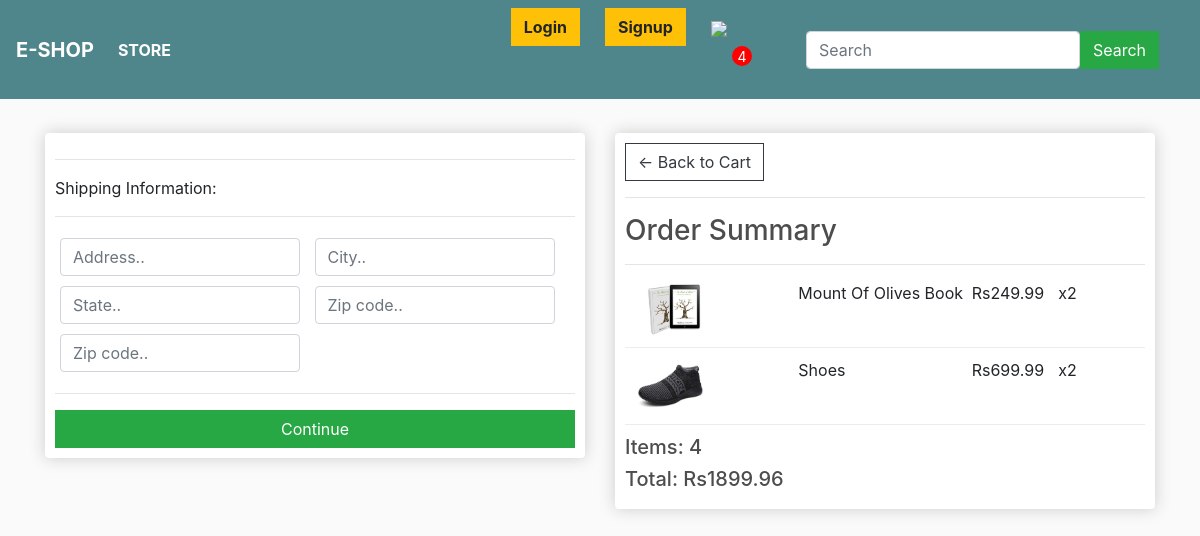
Screenshot of /checkout/ (signed in) with the database file from the repository.
### store/models.py (models this page shows, shortened)
class OrderItem(models.Model):
	product = models.ForeignKey(Product, on_delete=models.SET_NULL, null=True)
	order = models.ForeignKey(Order, on_delete=models.SET_NULL, null=True)
	quantity = models.IntegerField(default=0, null=True, blank=True)
	date_added = models.DateTimeField(auto_now_add=True)
	@property
	def get_total(self):
		total=self.product.price * self.quantity
		return total

class Product(models.Model):
	name = models.CharField(max_length=200)
	price = models.FloatField()
	digital = models.BooleanField(default=False,null=True, blank=True)
	image = models.ImageField(null=True, blank=True)

class Order(models.Model):
	customer = models.ForeignKey(Customer, on_delete=models.SET_NULL, null=True, blank=True)
	date_ordered = models.DateTimeField(auto_now_add=True)
	complete = models.BooleanField(default=False)
	transaction_id = models.CharField(max_length=100, null=True)
	@property
	def get_cart_total(self):
		orderitems = self.orderitem_set.all()
		total= sum([item.get_total for item in orderitems])
		return total
	@property
	def get_cart_items(self):
		orderitems = self.orderitem_set.all()
		total = sum([item.quantity for item in orderitems])
		return total

### store/views.py (the view)
# urls.py: path('checkout/',views.checkout,name="checkout"),
def checkout(request):
	data = cartData(request)
	cartItems = data['cartItems']
	order = data['order']
	items = data['items']
	context = {'items':items, 'order':order, 'cartItems':cartItems}
	return render(request, 'store/checkout.html', context)

### store/utils.py (called while the page is built)
def cartData(request):
	if request.user.is_authenticated:
		customer = request.user.customer
		order, created = Order.objects.get_or_create(customer=customer, complete=False)
		items = order.orderitem_set.all()
		cartItems = order.get_cart_items
	else:
		cookieData = cookieCart(request)
		cartItems = cookieData['cartItems']
		order = cookieData['order']
		items = cookieData['items']
	return {'cartItems':cartItems ,'order':order, 'items':items}

### store/templates/store/checkout.html (shortened to what this page needs)
{% extends 'store/main.html' %}
{% load static %}
{% block content %}
     <div class="row">
		<div class="col-lg-6">
			<div class="box-element" id="form-wrapper">
				<form id="form">
					<div id="shipping-info">
						<hr>
						<p>Shipping Information:</p>
						<hr>
						<div class="form-field">
							<input class="form-control" type="text" name="address" placeholder="Address..">
						</div>
						<div class="form-field">
							<input class="form-control" type="text" name="city" placeholder="City..">
						</div>
						<div class="form-field">
							<input class="form-control" type="text" name="state" placeholder="State..">
						</div>
						<div class="form-field">
							<input class="form-control" type="text" name="zipcode" placeholder="Zip code..">
						</div>
						<div class="form-field">
							<input class="form-control" type="text" name="country" placeholder="Zip code..">
						</div>
					</div>
					<hr>
					<input id="form-button" class="btn btn-success btn-block" type="submit" value="Continue">
				</form>
			</div>
			<br>
		</div>
		<div class="col-lg-6">
			<div class="box-element">
				<a  class="btn btn-outline-dark" href="{% url 'cart' %}">&#x2190; Back to Cart</a>
				<hr>
				<h3>Order Summary</h3>
				<hr>
				{% for item in items %}
				<div class="cart-row">
					<div style="flex:2"><img class="row-image" src="{{item.product.image.url}}"></div>
					<div style="flex:2"><p>{{item.product.name}}</p></div>
					<div style="flex:1"><p>Rs{{item.product.price|floatformat:2}}</p></div>
					<div style="flex:1"><p>x{{item.quantity}}</p></div>
				</div>
				{% endfor %}
				<h5>Items:   {{order.get_cart_items}}</h5>
				<h5>Total:   Rs{{order.get_cart_total|floatformat:2}}</h5>
			</div>
		</div>
	</div>
    {% endblock content %}

### static/css/main.css (style rules this page uses)
body { background-color: hsl(0, 0%, 98%); }
h1,h2,h3,h4,h5,h6 { color:hsl(0, 0%, 30%); }
.box-element { box-shadow:hsl(0, 0%, 80%) 0 0 16px; background-color: #fff; border-radius: 4px; padding: 10px; }
.col-lg-4, .col-lg-6, .col-lg-8, .col-lg-12 { margin-top: 10px; }
.btn { border-radius: 0; margin-right: 25px; }
.row-image { width: 100px; }
.form-field { width:250px; display: inline-block; padding: 5px; }
.cart-row { display: flex; align-items: flex-stretch; padding-bottom: 10px; margin-bottom: 10px; border-bottom: 1px solid #ececec; }

### rows the page displays
OrderItem: product.image (picture), product.name "Mount Of Olives Book", product.price "249.99", quantity "2"
OrderItem: product.image (picture), product.name "Shoes", product.price "699.99", quantity "2"
Order: get_cart_items "4", get_cart_total "1899.96"

### other values shown
{{ cartItems }} "4"
